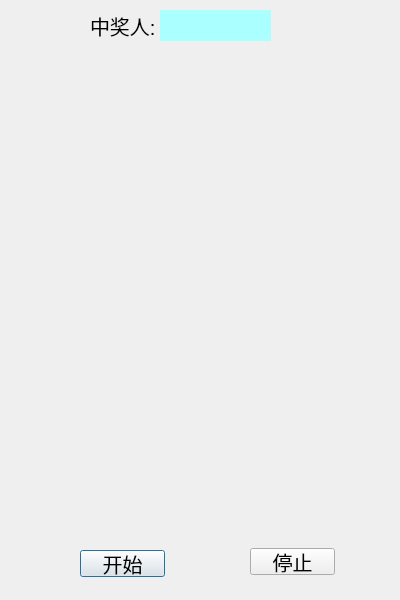
<?xml version="1.0" encoding="UTF-8"?>
<ui version="4.0">
 <class>YaoJiang</class>
 <widget class="QDialog" name="YaoJiang">
  <property name="geometry">
   <rect>
    <x>0</x>
    <y>0</y>
    <width>400</width>
    <height>600</height>
   </rect>
  </property>
  <property name="windowTitle">
   <string>YaoJiang</string>
  </property>
  <widget class="QLabel" name="label">
   <property name="geometry">
    <rect>
     <x>90</x>
     <y>10</y>
     <width>71</width>
     <height>31</height>
    </rect>
   </property>
   <property name="font">
    <font>
     <pointsize>15</pointsize>
    </font>
   </property>
   <property name="text">
    <string>中奖人:</string>
   </property>
  </widget>
  <widget class="QLabel" name="pname">
   <property name="geometry">
    <rect>
     <x>160</x>
     <y>10</y>
     <width>111</width>
     <height>31</height>
    </rect>
   </property>
   <property name="palette">
    <palette>
     <active>
      <colorrole role="WindowText">
       <brush brushstyle="SolidPattern">
        <color alpha="255">
         <red>0</red>
         <green>0</green>
         <blue>0</blue>
        </color>
       </brush>
      </colorrole>
      <colorrole role="Button">
       <brush brushstyle="SolidPattern">
        <color alpha="255">
         <red>170</red>
         <green>255</green>
         <blue>255</blue>
        </color>
       </brush>
      </colorrole>
      <colorrole role="Light">
       <brush brushstyle="SolidPattern">
        <color alpha="255">
         <red>255</red>
         <green>255</green>
         <blue>255</blue>
        </color>
       </brush>
      </colorrole>
      <colorrole role="Midlight">
       <brush brushstyle="SolidPattern">
        <color alpha="255">
         <red>212</red>
         <green>255</green>
         <blue>255</blue>
        </color>
       </brush>
      </colorrole>
      <colorrole role="Dark">
       <brush brushstyle="SolidPattern">
        <color alpha="255">
         <red>85</red>
         <green>127</green>
         <blue>127</blue>
        </color>
       </brush>
      </colorrole>
      <colorrole role="Mid">
       <brush brushstyle="SolidPattern">
        <color alpha="255">
         <red>113</red>
         <green>170</green>
         <blue>170</blue>
        </color>
       </brush>
      </colorrole>
      <colorrole role="Text">
       <brush brushstyle="SolidPattern">
        <color alpha="255">
         <red>0</red>
         <green>0</green>
         <blue>0</blue>
        </color>
       </brush>
      </colorrole>
      <colorrole role="BrightText">
       <brush brushstyle="SolidPattern">
        <color alpha="255">
         <red>255</red>
         <green>255</green>
         <blue>255</blue>
        </color>
       </brush>
      </colorrole>
      <colorrole role="ButtonText">
       <brush brushstyle="SolidPattern">
        <color alpha="255">
         <red>0</red>
         <green>0</green>
         <blue>0</blue>
        </color>
       </brush>
      </colorrole>
      <colorrole role="Base">
       <brush brushstyle="SolidPattern">
        <color alpha="255">
         <red>255</red>
         <green>255</green>
         <blue>255</blue>
        </color>
       </brush>
      </colorrole>
      <colorrole role="Window">
       <brush brushstyle="SolidPattern">
        <color alpha="255">
         <red>170</red>
         <green>255</green>
         <blue>255</blue>
        </color>
       </brush>
      </colorrole>
      <colorrole role="Shadow">
       <brush brushstyle="SolidPattern">
        <color alpha="255">
         <red>0</red>
         <green>0</green>
         <blue>0</blue>
        </color>
       </brush>
      </colorrole>
      <colorrole role="AlternateBase">
       <brush brushstyle="SolidPattern">
        <color alpha="255">
         <red>212</red>
         <green>255</green>
         <blue>255</blue>
        </color>
       </brush>
      </colorrole>
      <colorrole role="ToolTipBase">
       <brush brushstyle="SolidPattern">
        <color alpha="255">
         <red>255</red>
         <green>255</green>
         <blue>220</blue>
        </color>
       </brush>
      </colorrole>
      <colorrole role="ToolTipText">
       <brush brushstyle="SolidPattern">
        <color alpha="255">
         <red>0</red>
         <green>0</green>
         <blue>0</blue>
        </color>
       </brush>
      </colorrole>
     </active>
     <inactive>
      <colorrole role="WindowText">
       <brush brushstyle="SolidPattern">
        <color alpha="255">
         <red>0</red>
         <green>0</green>
         <blue>0</blue>
        </color>
       </brush>
      </colorrole>
      <colorrole role="Button">
       <brush brushstyle="SolidPattern">
        <color alpha="255">
         <red>170</red>
         <green>255</green>
         <blue>255</blue>
        </color>
       </brush>
      </colorrole>
      <colorrole role="Light">
       <brush brushstyle="SolidPattern">
        <color alpha="255">
         <red>255</red>
         <green>255</green>
         <blue>255</blue>
        </color>
       </brush>
      </colorrole>
      <colorrole role="Midlight">
       <brush brushstyle="SolidPattern">
        <color alpha="255">
         <red>212</red>
         <green>255</green>
         <blue>255</blue>
        </color>
       </brush>
      </colorrole>
      <colorrole role="Dark">
       <brush brushstyle="SolidPattern">
        <color alpha="255">
         <red>85</red>
         <green>127</green>
         <blue>127</blue>
        </color>
       </brush>
      </colorrole>
      <colorrole role="Mid">
       <brush brushstyle="SolidPattern">
        <color alpha="255">
         <red>113</red>
         <green>170</green>
         <blue>170</blue>
        </color>
       </brush>
      </colorrole>
      <colorrole role="Text">
       <brush brushstyle="SolidPattern">
        <color alpha="255">
         <red>0</red>
         <green>0</green>
         <blue>0</blue>
        </color>
       </brush>
      </colorrole>
      <colorrole role="BrightText">
       <brush brushstyle="SolidPattern">
        <color alpha="255">
         <red>255</red>
         <green>255</green>
         <blue>255</blue>
        </color>
       </brush>
      </colorrole>
      <colorrole role="ButtonText">
       <brush brushstyle="SolidPattern">
        <color alpha="255">
         <red>0</red>
         <green>0</green>
         <blue>0</blue>
        </color>
       </brush>
      </colorrole>
      <colorrole role="Base">
       <brush brushstyle="SolidPattern">
        <color alpha="255">
         <red>255</red>
         <green>255</green>
         <blue>255</blue>
        </color>
       </brush>
      </colorrole>
      <colorrole role="Window">
       <brush brushstyle="SolidPattern">
        <color alpha="255">
         <red>170</red>
         <green>255</green>
         <blue>255</blue>
        </color>
       </brush>
      </colorrole>
      <colorrole role="Shadow">
       <brush brushstyle="SolidPattern">
        <color alpha="255">
         <red>0</red>
         <green>0</green>
         <blue>0</blue>
        </color>
       </brush>
      </colorrole>
      <colorrole role="AlternateBase">
       <brush brushstyle="SolidPattern">
        <color alpha="255">
         <red>212</red>
         <green>255</green>
         <blue>255</blue>
        </color>
       </brush>
      </colorrole>
      <colorrole role="ToolTipBase">
       <brush brushstyle="SolidPattern">
        <color alpha="255">
         <red>255</red>
         <green>255</green>
         <blue>220</blue>
        </color>
       </brush>
      </colorrole>
      <colorrole role="ToolTipText">
       <brush brushstyle="SolidPattern">
        <color alpha="255">
         <red>0</red>
         <green>0</green>
         <blue>0</blue>
        </color>
       </brush>
      </colorrole>
     </inactive>
     <disabled>
      <colorrole role="WindowText">
       <brush brushstyle="SolidPattern">
        <color alpha="255">
         <red>85</red>
         <green>127</green>
         <blue>127</blue>
        </color>
       </brush>
      </colorrole>
      <colorrole role="Button">
       <brush brushstyle="SolidPattern">
        <color alpha="255">
         <red>170</red>
         <green>255</green>
         <blue>255</blue>
        </color>
       </brush>
      </colorrole>
      <colorrole role="Light">
       <brush brushstyle="SolidPattern">
        <color alpha="255">
         <red>255</red>
         <green>255</green>
         <blue>255</blue>
        </color>
       </brush>
      </colorrole>
      <colorrole role="Midlight">
       <brush brushstyle="SolidPattern">
        <color alpha="255">
         <red>212</red>
         <green>255</green>
         <blue>255</blue>
        </color>
       </brush>
      </colorrole>
      <colorrole role="Dark">
       <brush brushstyle="SolidPattern">
        <color alpha="255">
         <red>85</red>
         <green>127</green>
         <blue>127</blue>
        </color>
       </brush>
      </colorrole>
      <colorrole role="Mid">
       <brush brushstyle="SolidPattern">
        <color alpha="255">
         <red>113</red>
         <green>170</green>
         <blue>170</blue>
        </color>
       </brush>
      </colorrole>
      <colorrole role="Text">
       <brush brushstyle="SolidPattern">
        <color alpha="255">
         <red>85</red>
         <green>127</green>
         <blue>127</blue>
        </color>
       </brush>
      </colorrole>
      <colorrole role="BrightText">
       <brush brushstyle="SolidPattern">
        <color alpha="255">
         <red>255</red>
         <green>255</green>
         <blue>255</blue>
        </color>
       </brush>
      </colorrole>
      <colorrole role="ButtonText">
       <brush brushstyle="SolidPattern">
        <color alpha="255">
         <red>85</red>
         <green>127</green>
         <blue>127</blue>
        </color>
       </brush>
      </colorrole>
      <colorrole role="Base">
       <brush brushstyle="SolidPattern">
        <color alpha="255">
         <red>170</red>
         <green>255</green>
         <blue>255</blue>
        </color>
       </brush>
      </colorrole>
      <colorrole role="Window">
       <brush brushstyle="SolidPattern">
        <color alpha="255">
         <red>170</red>
         <green>255</green>
         <blue>255</blue>
        </color>
       </brush>
      </colorrole>
      <colorrole role="Shadow">
       <brush brushstyle="SolidPattern">
        <color alpha="255">
         <red>0</red>
         <green>0</green>
         <blue>0</blue>
        </color>
       </brush>
      </colorrole>
      <colorrole role="AlternateBase">
       <brush brushstyle="SolidPattern">
        <color alpha="255">
         <red>170</red>
         <green>255</green>
         <blue>255</blue>
        </color>
       </brush>
      </colorrole>
      <colorrole role="ToolTipBase">
       <brush brushstyle="SolidPattern">
        <color alpha="255">
         <red>255</red>
         <green>255</green>
         <blue>220</blue>
        </color>
       </brush>
      </colorrole>
      <colorrole role="ToolTipText">
       <brush brushstyle="SolidPattern">
        <color alpha="255">
         <red>0</red>
         <green>0</green>
         <blue>0</blue>
        </color>
       </brush>
      </colorrole>
     </disabled>
    </palette>
   </property>
   <property name="font">
    <font>
     <pointsize>15</pointsize>
    </font>
   </property>
   <property name="autoFillBackground">
    <bool>true</bool>
   </property>
   <property name="text">
    <string/>
   </property>
  </widget>
  <widget class="QPushButton" name="bstart">
   <property name="geometry">
    <rect>
     <x>80</x>
     <y>550</y>
     <width>85</width>
     <height>27</height>
    </rect>
   </property>
   <property name="font">
    <font>
     <pointsize>15</pointsize>
    </font>
   </property>
   <property name="text">
    <string>开始</string>
   </property>
  </widget>
  <widget class="QPushButton" name="bstop">
   <property name="geometry">
    <rect>
     <x>250</x>
     <y>548</y>
     <width>85</width>
     <height>27</height>
    </rect>
   </property>
   <property name="font">
    <font>
     <pointsize>15</pointsize>
    </font>
   </property>
   <property name="text">
    <string>停止</string>
   </property>
  </widget>
 </widget>
 <layoutdefault spacing="6" margin="11"/>
 <resources/>
 <connections/>
</ui>
